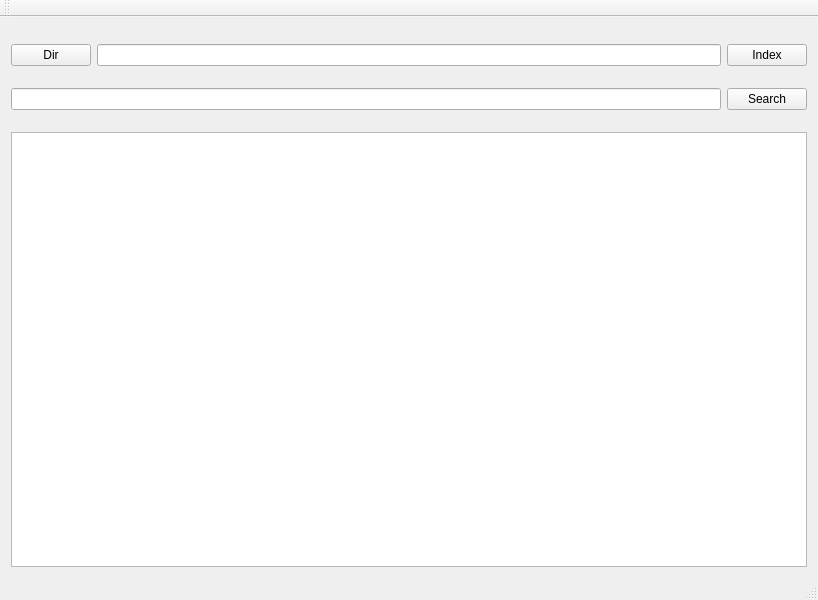
<?xml version="1.0" encoding="UTF-8"?>
<ui version="4.0">
 <class>MainWindow</class>
 <widget class="QMainWindow" name="MainWindow">
  <property name="geometry">
   <rect>
    <x>0</x>
    <y>0</y>
    <width>818</width>
    <height>600</height>
   </rect>
  </property>
  <property name="windowTitle">
   <string>MainWindow</string>
  </property>
  <widget class="QWidget" name="centralWidget">
   <layout class="QVBoxLayout" name="verticalLayout">
    <item>
     <widget class="QWidget" name="widget" native="true">
      <layout class="QHBoxLayout" name="horizontalLayout">
       <property name="leftMargin">
        <number>0</number>
       </property>
       <property name="topMargin">
        <number>16</number>
       </property>
       <property name="rightMargin">
        <number>0</number>
       </property>
       <property name="bottomMargin">
        <number>16</number>
       </property>
       <item>
        <widget class="QPushButton" name="select_directory">
         <property name="text">
          <string>Dir</string>
         </property>
        </widget>
       </item>
       <item>
        <widget class="QLineEdit" name="lineEdit"/>
       </item>
       <item>
        <widget class="QPushButton" name="index_directory">
         <property name="text">
          <string>Index</string>
         </property>
        </widget>
       </item>
      </layout>
     </widget>
    </item>
    <item>
     <widget class="QWidget" name="widget_2" native="true">
      <layout class="QHBoxLayout" name="horizontalLayout_2">
       <property name="leftMargin">
        <number>0</number>
       </property>
       <property name="topMargin">
        <number>0</number>
       </property>
       <property name="rightMargin">
        <number>0</number>
       </property>
       <property name="bottomMargin">
        <number>16</number>
       </property>
       <item>
        <widget class="QLineEdit" name="word"/>
       </item>
       <item>
        <widget class="QPushButton" name="search">
         <property name="text">
          <string>Search</string>
         </property>
        </widget>
       </item>
      </layout>
     </widget>
    </item>
    <item>
     <widget class="QListWidget" name="listWidget"/>
    </item>
   </layout>
  </widget>
  <widget class="QMenuBar" name="menuBar">
   <property name="geometry">
    <rect>
     <x>0</x>
     <y>0</y>
     <width>818</width>
     <height>22</height>
    </rect>
   </property>
  </widget>
  <widget class="QToolBar" name="mainToolBar">
   <attribute name="toolBarArea">
    <enum>TopToolBarArea</enum>
   </attribute>
   <attribute name="toolBarBreak">
    <bool>false</bool>
   </attribute>
  </widget>
  <widget class="QStatusBar" name="statusBar"/>
 </widget>
 <layoutdefault spacing="6" margin="11"/>
 <resources/>
 <connections/>
</ui>
